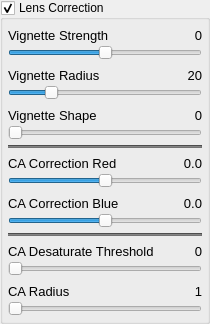
            <widget class="QGroupBox" name="groupBoxVignette">
             <property name="title">
              <string>Lens Correction</string>
             </property>
             <property name="checkable">
              <bool>true</bool>
             </property>
             <layout class="QGridLayout" name="gridLayout_46">
              <property name="leftMargin">
               <number>5</number>
              </property>
              <property name="topMargin">
               <number>5</number>
              </property>
              <property name="rightMargin">
               <number>5</number>
              </property>
              <property name="bottomMargin">
               <number>5</number>
              </property>
              <item row="0" column="0">
               <widget class="QFrame" name="frameVignette">
                <layout class="QVBoxLayout" name="verticalLayout_11">
                 <property name="spacing">
                  <number>5</number>
                 </property>
                 <property name="leftMargin">
                  <number>0</number>
                 </property>
                 <property name="topMargin">
                  <number>0</number>
                 </property>
                 <property name="rightMargin">
                  <number>0</number>
                 </property>
                 <property name="bottomMargin">
                  <number>0</number>
                 </property>
                 <item>
                  <layout class="QGridLayout" name="gridLayout_47">
                   <property name="spacing">
                    <number>0</number>
                   </property>
                   <item row="0" column="0">
                    <widget class="QLabel" name="label_VignetteStrengthText">
                     <property name="font">
                      <font>
                       <pointsize>10</pointsize>
                      </font>
                     </property>
                     <property name="text">
                      <string>Vignette Strength</string>
                     </property>
                    </widget>
                   </item>
                   <item row="0" column="1">
                    <spacer name="horizontalSpacer_39">
                     <property name="orientation">
                      <enum>Qt::Horizontal</enum>
                     </property>
                     <property name="sizeType">
                      <enum>QSizePolicy::Maximum</enum>
                     </property>
                     <property name="sizeHint" stdset="0">
                      <size>
                       <width>40</width>
                       <height>20</height>
                      </size>
                     </property>
                    </spacer>
                   </item>
                   <item row="0" column="2">
                    <widget class="DoubleClickLabel" name="label_VignetteStrengthVal">
                     <property name="font">
                      <font>
                       <pointsize>10</pointsize>
                      </font>
                     </property>
                     <property name="contextMenuPolicy">
                      <enum>Qt::CustomContextMenu</enum>
                     </property>
                     <property name="layoutDirection">
                      <enum>Qt::RightToLeft</enum>
                     </property>
                     <property name="text">
                      <string>0</string>
                     </property>
                     <property name="alignment">
                      <set>Qt::AlignRight|Qt::AlignTrailing|Qt::AlignVCenter</set>
                     </property>
                    </widget>
                   </item>
                   <item row="1" column="0" colspan="3">
                    <widget class="NoScrollSlider" name="horizontalSliderVignetteStrength">
                     <property name="sizePolicy">
                      <sizepolicy hsizetype="Expanding" vsizetype="Fixed">
                       <horstretch>0</horstretch>
                       <verstretch>0</verstretch>
                      </sizepolicy>
                     </property>
                     <property name="minimumSize">
                      <size>
                       <width>0</width>
                       <height>0</height>
                      </size>
                     </property>
                     <property name="maximumSize">
                      <size>
                       <width>16777215</width>
                       <height>16777215</height>
                      </size>
                     </property>
                     <property name="minimum">
                      <number>-100</number>
                     </property>
                     <property name="maximum">
                      <number>100</number>
                     </property>
                     <property name="value">
                      <number>0</number>
                     </property>
                     <property name="orientation">
                      <enum>Qt::Horizontal</enum>
                     </property>
                    </widget>
                   </item>
                  </layout>
                 </item>
                 <item>
                  <layout class="QGridLayout" name="gridLayout_48">
                   <property name="spacing">
                    <number>0</number>
                   </property>
                   <item row="0" column="1">
                    <spacer name="horizontalSpacer_43">
                     <property name="orientation">
                      <enum>Qt::Horizontal</enum>
                     </property>
                     <property name="sizeType">
                      <enum>QSizePolicy::Maximum</enum>
                     </property>
                     <property name="sizeHint" stdset="0">
                      <size>
                       <width>40</width>
                       <height>20</height>
                      </size>
                     </property>
                    </spacer>
                   </item>
                   <item row="1" column="0" colspan="3">
                    <widget class="NoScrollSlider" name="horizontalSliderVignetteRadius">
                     <property name="sizePolicy">
                      <sizepolicy hsizetype="Expanding" vsizetype="Fixed">
                       <horstretch>0</horstretch>
                       <verstretch>0</verstretch>
                      </sizepolicy>
                     </property>
                     <property name="minimumSize">
                      <size>
                       <width>0</width>
                       <height>0</height>
                      </size>
                     </property>
                     <property name="maximumSize">
                      <size>
                       <width>16777215</width>
                       <height>16777215</height>
                      </size>
                     </property>
                     <property name="minimum">
                      <number>0</number>
                     </property>
                     <property name="maximum">
                      <number>100</number>
                     </property>
                     <property name="value">
                      <number>20</number>
                     </property>
                     <property name="orientation">
                      <enum>Qt::Horizontal</enum>
                     </property>
                    </widget>
                   </item>
                   <item row="0" column="2">
                    <widget class="DoubleClickLabel" name="label_VignetteRadiusVal">
                     <property name="font">
                      <font>
                       <pointsize>10</pointsize>
                      </font>
                     </property>
                     <property name="contextMenuPolicy">
                      <enum>Qt::CustomContextMenu</enum>
                     </property>
                     <property name="layoutDirection">
                      <enum>Qt::RightToLeft</enum>
                     </property>
                     <property name="text">
                      <string>20</string>
                     </property>
                     <property name="alignment">
                      <set>Qt::AlignRight|Qt::AlignTrailing|Qt::AlignVCenter</set>
                     </property>
                    </widget>
                   </item>
                   <item row="0" column="0">
                    <widget class="QLabel" name="label_VignetteRadiusText">
                     <property name="font">
                      <font>
                       <pointsize>10</pointsize>
                      </font>
                     </property>
                     <property name="text">
                      <string>Vignette Radius</string>
                     </property>
                    </widget>
                   </item>
                  </layout>
                 </item>
                 <item>
                  <layout class="QGridLayout" name="gridLayout_60">
                   <property name="spacing">
                    <number>0</number>
                   </property>
                   <item row="0" column="1">
                    <spacer name="horizontalSpacer_56">
                     <property name="orientation">
                      <enum>Qt::Horizontal</enum>
                     </property>
                     <property name="sizeType">
                      <enum>QSizePolicy::Maximum</enum>
                     </property>
                     <property name="sizeHint" stdset="0">
                      <size>
                       <width>40</width>
                       <height>20</height>
                      </size>
                     </property>
                    </spacer>
                   </item>
                   <item row="1" column="0" colspan="3">
                    <widget class="NoScrollSlider" name="horizontalSliderVignetteShape">
                     <property name="sizePolicy">
                      <sizepolicy hsizetype="Expanding" vsizetype="Fixed">
                       <horstretch>0</horstretch>
                       <verstretch>0</verstretch>
                      </sizepolicy>
                     </property>
                     <property name="minimumSize">
                      <size>
                       <width>0</width>
                       <height>0</height>
                      </size>
                     </property>
                     <property name="maximumSize">
                      <size>
                       <width>16777215</width>
                       <height>16777215</height>
                      </size>
                     </property>
                     <property name="minimum">
                      <number>0</number>
                     </property>
                     <property name="maximum">
                      <number>100</number>
                     </property>
                     <property name="value">
                      <number>0</number>
                     </property>
                     <property name="orientation">
                      <enum>Qt::Horizontal</enum>
                     </property>
                    </widget>
                   </item>
                   <item row="0" column="2">
                    <widget class="DoubleClickLabel" name="label_VignetteShapeVal">
                     <property name="font">
                      <font>
                       <pointsize>10</pointsize>
                      </font>
                     </property>
                     <property name="contextMenuPolicy">
                      <enum>Qt::CustomContextMenu</enum>
                     </property>
                     <property name="layoutDirection">
                      <enum>Qt::RightToLeft</enum>
                     </property>
                     <property name="text">
                      <string>0</string>
                     </property>
                     <property name="alignment">
                      <set>Qt::AlignRight|Qt::AlignTrailing|Qt::AlignVCenter</set>
                     </property>
                    </widget>
                   </item>
                   <item row="0" column="0">
                    <widget class="QLabel" name="label_VignetteShapeText">
                     <property name="font">
                      <font>
                       <pointsize>10</pointsize>
                      </font>
                     </property>
                     <property name="text">
                      <string>Vignette Shape</string>
                     </property>
                    </widget>
                   </item>
                  </layout>
                 </item>
                 <item>
                  <widget class="Line" name="line_26">
                   <property name="styleSheet">
                    <string notr="true">background-color: rgb(115, 115, 115);</string>
                   </property>
                   <property name="orientation">
                    <enum>Qt::Horizontal</enum>
                   </property>
                  </widget>
                 </item>
                 <item>
                  <layout class="QGridLayout" name="gridLayout_59">
                   <property name="spacing">
                    <number>0</number>
                   </property>
                   <item row="0" column="1">
                    <spacer name="horizontalSpacer_55">
                     <property name="orientation">
                      <enum>Qt::Horizontal</enum>
                     </property>
                     <property name="sizeType">
                      <enum>QSizePolicy::Maximum</enum>
                     </property>
                     <property name="sizeHint" stdset="0">
                      <size>
                       <width>40</width>
                       <height>20</height>
                      </size>
                     </property>
                    </spacer>
                   </item>
                   <item row="0" column="2">
                    <widget class="DoubleClickLabel" name="label_CaRedVal">
                     <property name="font">
                      <font>
                       <pointsize>10</pointsize>
                      </font>
                     </property>
                     <property name="contextMenuPolicy">
                      <enum>Qt::CustomContextMenu</enum>
                     </property>
                     <property name="layoutDirection">
                      <enum>Qt::RightToLeft</enum>
                     </property>
                     <property name="text">
                      <string>0.0</string>
                     </property>
                     <property name="alignment">
                      <set>Qt::AlignRight|Qt::AlignTrailing|Qt::AlignVCenter</set>
                     </property>
                    </widget>
                   </item>
                   <item row="1" column="0" colspan="3">
                    <widget class="NoScrollSlider" name="horizontalSliderCaRed">
                     <property name="sizePolicy">
                      <sizepolicy hsizetype="Expanding" vsizetype="Fixed">
                       <horstretch>0</horstretch>
                       <verstretch>0</verstretch>
                      </sizepolicy>
                     </property>
                     <property name="minimumSize">
                      <size>
                       <width>0</width>
                       <height>0</height>
                      </size>
                     </property>
                     <property name="maximumSize">
                      <size>
                       <width>16777215</width>
                       <height>16777215</height>
                      </size>
                     </property>
                     <property name="minimum">
                      <number>-50</number>
                     </property>
                     <property name="maximum">
                      <number>50</number>
                     </property>
                     <property name="value">
                      <number>0</number>
                     </property>
                     <property name="orientation">
                      <enum>Qt::Horizontal</enum>
                     </property>
                    </widget>
                   </item>
                   <item row="0" column="0">
                    <widget class="QLabel" name="label_CaRedText">
                     <property name="font">
                      <font>
                       <pointsize>10</pointsize>
                      </font>
                     </property>
                     <property name="text">
                      <string>CA Correction Red</string>
                     </property>
                    </widget>
                   </item>
                  </layout>
                 </item>
                 <item>
                  <layout class="QGridLayout" name="gridLayout_58">
                   <property name="spacing">
                    <number>0</number>
                   </property>
                   <item row="0" column="0">
                    <widget class="QLabel" name="label_CaBlueText">
                     <property name="font">
                      <font>
                       <pointsize>10</pointsize>
                      </font>
                     </property>
                     <property name="text">
                      <string>CA Correction Blue</string>
                     </property>
                    </widget>
                   </item>
                   <item row="0" column="1">
                    <spacer name="horizontalSpacer_54">
                     <property name="orientation">
                      <enum>Qt::Horizontal</enum>
                     </property>
                     <property name="sizeType">
                      <enum>QSizePolicy::Maximum</enum>
                     </property>
                     <property name="sizeHint" stdset="0">
                      <size>
                       <width>40</width>
                       <height>20</height>
                      </size>
                     </property>
                    </spacer>
                   </item>
                   <item row="0" column="2">
                    <widget class="DoubleClickLabel" name="label_CaBlueVal">
                     <property name="font">
                      <font>
                       <pointsize>10</pointsize>
                      </font>
                     </property>
                     <property name="contextMenuPolicy">
                      <enum>Qt::CustomContextMenu</enum>
                     </property>
                     <property name="layoutDirection">
                      <enum>Qt::RightToLeft</enum>
                     </property>
                     <property name="text">
                      <string>0.0</string>
                     </property>
                     <property name="alignment">
                      <set>Qt::AlignRight|Qt::AlignTrailing|Qt::AlignVCenter</set>
                     </property>
                    </widget>
                   </item>
                   <item row="1" column="0" colspan="3">
                    <widget class="NoScrollSlider" name="horizontalSliderCaBlue">
                     <property name="sizePolicy">
                      <sizepolicy hsizetype="Expanding" vsizetype="Fixed">
                       <horstretch>0</horstretch>
                       <verstretch>0</verstretch>
                      </sizepolicy>
                     </property>
                     <property name="minimumSize">
                      <size>
                       <width>0</width>
                       <height>0</height>
                      </size>
                     </property>
                     <property name="maximumSize">
                      <size>
                       <width>16777215</width>
                       <height>16777215</height>
                      </size>
                     </property>
                     <property name="minimum">
                      <number>-50</number>
                     </property>
                     <property name="maximum">
                      <number>50</number>
                     </property>
                     <property name="value">
                      <number>0</number>
                     </property>
                     <property name="orientation">
                      <enum>Qt::Horizontal</enum>
                     </property>
                    </widget>
                   </item>
                  </layout>
                 </item>
                 <item>
                  <widget class="Line" name="line_29">
                   <property name="styleSheet">
                    <string notr="true">background-color: rgb(115, 115, 115);</string>
                   </property>
                   <property name="orientation">
                    <enum>Qt::Horizontal</enum>
                   </property>
                  </widget>
                 </item>
                 <item>
                  <layout class="QGridLayout" name="gridLayout_65">
                   <property name="spacing">
                    <number>0</number>
                   </property>
                   <item row="0" column="0">
                    <widget class="QLabel" name="label_CaDesaturateText">
                     <property name="font">
                      <font>
                       <pointsize>10</pointsize>
                      </font>
                     </property>
                     <property name="text">
                      <string>CA Desaturate Threshold</string>
                     </property>
                    </widget>
                   </item>
                   <item row="0" column="1">
                    <spacer name="horizontalSpacer_60">
                     <property name="orientation">
                      <enum>Qt::Horizontal</enum>
                     </property>
                     <property name="sizeType">
                      <enum>QSizePolicy::Maximum</enum>
                     </property>
                     <property name="sizeHint" stdset="0">
                      <size>
                       <width>40</width>
                       <height>20</height>
                      </size>
                     </property>
                    </spacer>
                   </item>
                   <item row="0" column="2">
                    <widget class="DoubleClickLabel" name="label_CaDesaturateVal">
                     <property name="font">
                      <font>
                       <pointsize>10</pointsize>
                      </font>
                     </property>
                     <property name="contextMenuPolicy">
                      <enum>Qt::CustomContextMenu</enum>
                     </property>
                     <property name="layoutDirection">
                      <enum>Qt::RightToLeft</enum>
                     </property>
                     <property name="text">
                      <string>0</string>
                     </property>
                     <property name="alignment">
                      <set>Qt::AlignRight|Qt::AlignTrailing|Qt::AlignVCenter</set>
                     </property>
                    </widget>
                   </item>
                   <item row="1" column="0" colspan="3">
                    <widget class="NoScrollSlider" name="horizontalSliderCaDesaturate">
                     <property name="sizePolicy">
                      <sizepolicy hsizetype="Expanding" vsizetype="Fixed">
                       <horstretch>0</horstretch>
                       <verstretch>0</verstretch>
                      </sizepolicy>
                     </property>
                     <property name="minimumSize">
                      <size>
                       <width>0</width>
                       <height>0</height>
                      </size>
                     </property>
                     <property name="maximumSize">
                      <size>
                       <width>16777215</width>
                       <height>16777215</height>
                      </size>
                     </property>
                     <property name="minimum">
                      <number>0</number>
                     </property>
                     <property name="maximum">
                      <number>100</number>
                     </property>
                     <property name="value">
                      <number>0</number>
                     </property>
                     <property name="orientation">
                      <enum>Qt::Horizontal</enum>
                     </property>
                    </widget>
                   </item>
                  </layout>
                 </item>
                 <item>
                  <layout class="QGridLayout" name="gridLayout_66">
                   <property name="spacing">
                    <number>0</number>
                   </property>
                   <item row="0" column="0">
                    <widget class="QLabel" name="label_CaRadiusText">
                     <property name="font">
                      <font>
                       <pointsize>10</pointsize>
                      </font>
                     </property>
                     <property name="text">
                      <string>CA Radius</string>
                     </property>
                    </widget>
                   </item>
                   <item row="0" column="1">
                    <spacer name="horizontalSpacer_61">
                     <property name="orientation">
                      <enum>Qt::Horizontal</enum>
                     </property>
                     <property name="sizeType">
                      <enum>QSizePolicy::Maximum</enum>
                     </property>
                     <property name="sizeHint" stdset="0">
                      <size>
                       <width>40</width>
                       <height>20</height>
                      </size>
                     </property>
                    </spacer>
                   </item>
                   <item row="0" column="2">
                    <widget class="DoubleClickLabel" name="label_CaRadiusVal">
                     <property name="font">
                      <font>
                       <pointsize>10</pointsize>
                      </font>
                     </property>
                     <property name="contextMenuPolicy">
                      <enum>Qt::CustomContextMenu</enum>
                     </property>
                     <property name="layoutDirection">
                      <enum>Qt::RightToLeft</enum>
                     </property>
                     <property name="text">
                      <string>1</string>
                     </property>
                     <property name="alignment">
                      <set>Qt::AlignRight|Qt::AlignTrailing|Qt::AlignVCenter</set>
                     </property>
                    </widget>
                   </item>
                   <item row="1" column="0" colspan="3">
                    <widget class="NoScrollSlider" name="horizontalSliderCaRadius">
                     <property name="sizePolicy">
                      <sizepolicy hsizetype="Expanding" vsizetype="Fixed">
                       <horstretch>0</horstretch>
                       <verstretch>0</verstretch>
                      </sizepolicy>
                     </property>
                     <property name="minimumSize">
                      <size>
                       <width>0</width>
                       <height>0</height>
                      </size>
                     </property>
                     <property name="maximumSize">
                      <size>
                       <width>16777215</width>
                       <height>16777215</height>
                      </size>
                     </property>
                     <property name="minimum">
                      <number>1</number>
                     </property>
                     <property name="maximum">
                      <number>20</number>
                     </property>
                     <property name="value">
                      <number>1</number>
                     </property>
                     <property name="orientation">
                      <enum>Qt::Horizontal</enum>
                     </property>
                    </widget>
                   </item>
                  </layout>
                 </item>
                </layout>
               </widget>
              </item>
             </layout>
            </widget>
